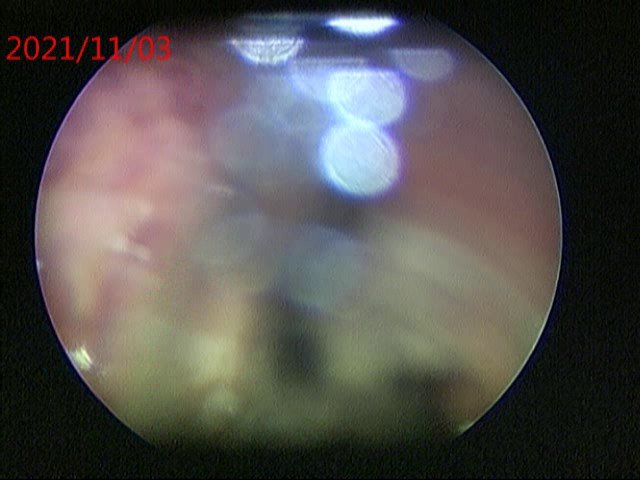
#> input picture data/samples/endoscopie_hd/frame266.png, 640 x 480 px; its folder holds only this picture in this run
$ python -i contrast.py   (imports and definitions only)
#> lines starting #> are read from the running program, lines starting #| are printed output that depends on the picture
"""Contrast enhancement.

NOT FROM A TP. The project statement requires "amélioration du contraste" but no TP
implements one (TP1/TP2 only display histograms). CLAHE is added explicitly as the
standard choice for endoscopy: it equalises contrast locally, which compensates the
strong illumination fall-off towards the borders of the endoscopic field, while the
clip limit prevents the noise amplification of a global histogram equalisation.
For RGB images it is applied to the L channel of CIELAB so that hues are preserved.
"""

from __future__ import annotations

import cv2
import numpy as np


def clahe(image: np.ndarray, clip_limit: float = 2.0, tile_grid_size: int = 8) -> np.ndarray:
    """Contrast Limited Adaptive Histogram Equalisation (OpenCV).

    Args:
        image: uint8 gray or RGB image.
        clip_limit: contrast limit per tile (OpenCV default 40 is too strong; 2.0 is usual).
        tile_grid_size: number of tiles per side.
    """
#> called with clip_limit = 2, tile_grid_size = 8
    op = cv2.createCLAHE(clipLimit=float(clip_limit), tileGridSize=(int(tile_grid_size),) * 2)
    if image.ndim == 2:
        return op.apply(image)
    lab = cv2.cvtColor(image, cv2.COLOR_RGB2LAB)
#> lab: shape (480, 640, 3); mean of channels 0, 1, 2 84.4, 129.1, 129.9
    lab[..., 0] = op.apply(lab[..., 0])
#> lab: shape (480, 640, 3); mean of channels 0, 1, 2 94.1, 129.1, 129.9
    return cv2.cvtColor(lab, cv2.COLOR_LAB2RGB)
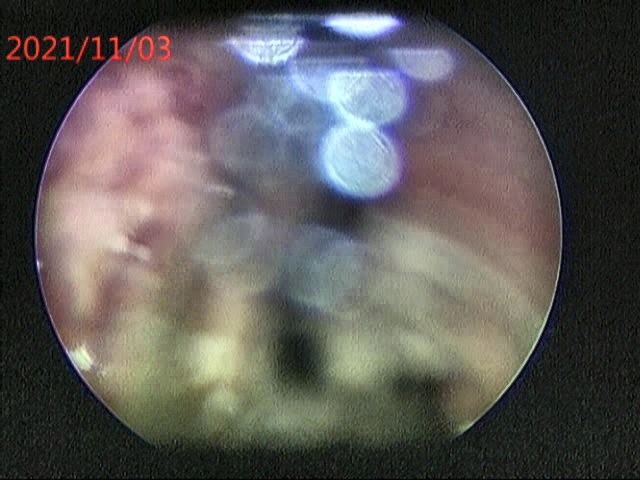
#> returned value: shape (480, 640, 3); mean R, G, B 92.2, 89.2, 86.9

>>> import cv2
>>> picture = cv2.cvtColor(cv2.imread('../../../data/samples/endoscopie_hd/frame266.png'), cv2.COLOR_BGR2RGB)
>>> result = clahe(picture)

$ run again, on data/samples/endoscopie_hd/frame439.png
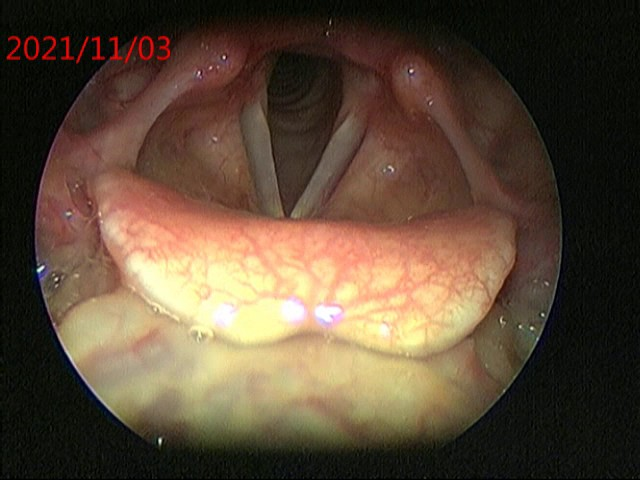
#> input picture data/samples/endoscopie_hd/frame439.png, 640 x 480 px
#> in clahe, `return cv2.cvtColor(lab, cv2.COLOR_LAB2RGB)`:
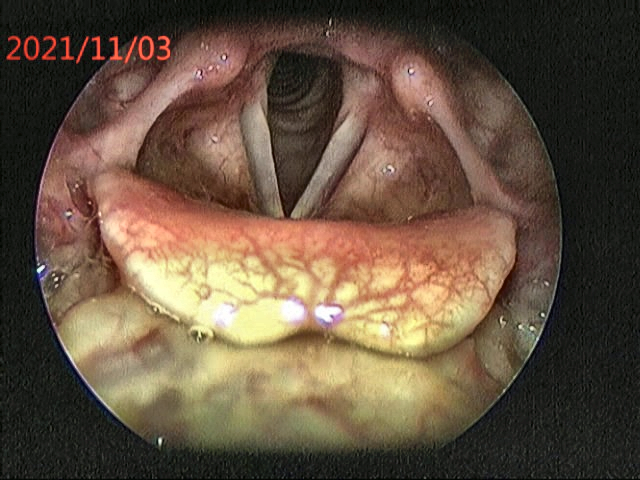
#> returned value: shape (480, 640, 3); mean R, G, B 100.9, 82.4, 64.6

$ run again, on data/samples/endoscopie_hd/frame856.png
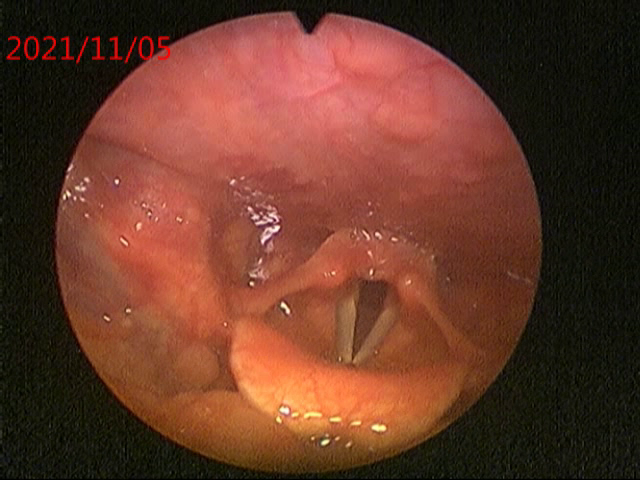
#> input picture data/samples/endoscopie_hd/frame856.png, 640 x 480 px
#> in clahe, `return cv2.cvtColor(lab, cv2.COLOR_LAB2RGB)`:
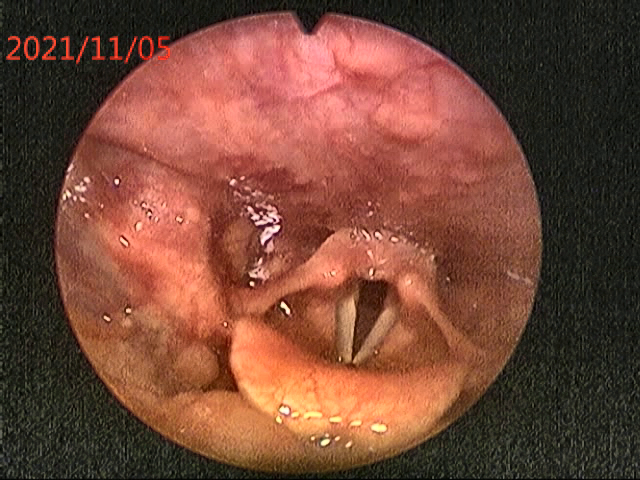
#> returned value: shape (480, 640, 3); mean R, G, B 117.8, 71.2, 55.2
